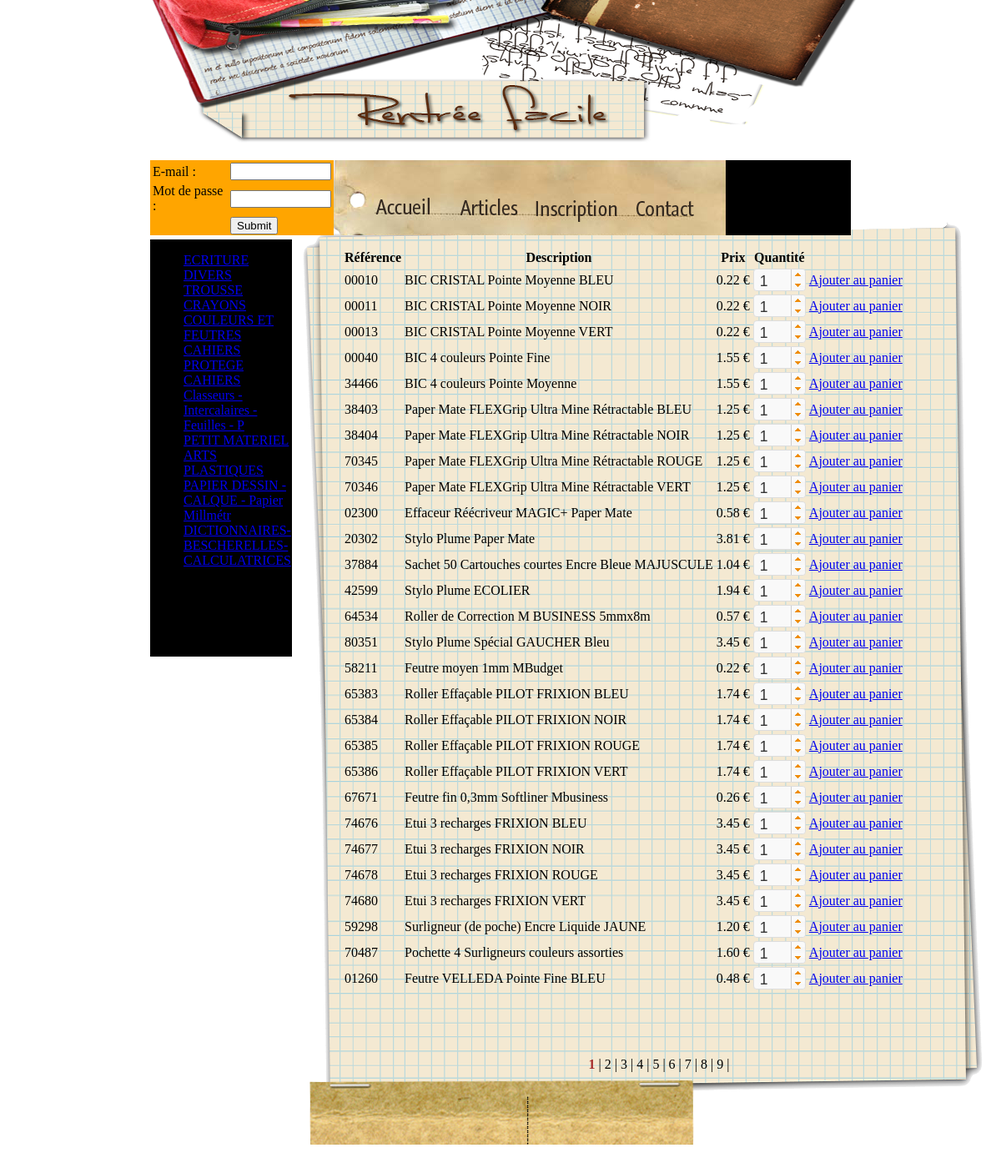
/web/fournitures/index.php, run on the app's committed database.
### tables this page shows
CREATE TABLE Materiel(
	ref_mat VARCHAR(20) NOT NULL,
	desc_mat VARCHAR(50),
	prix_mat numeric(5,2),
	id_scat INT NOT NULL,
	PRIMARY KEY (ref_mat),
	FOREIGN KEY (id_scat) REFERENCES Sous_categorie (id_scat)
);

### inc/data.inc.php (called while the page is built, shortened)
<?php
require_once(INC.'/header.inc.php');
require_once(INC.'/url.inc.php');
require_once(LIB.'/lib_db.class.php');
?>

### lib/lib_db.class.php (called while the page is built, shortened)
<?php
class DB_connection
{
	private $_connection;
	private $_result;
	public function DB_connection()
	{
		$this->_hostname = HOST;
		$this->_username = USER;
		$this->_password = PASS;
		$this->_database = DB;
		$this->_connection = @mysqli_connect($this->_hostname, $this->_username, $this->_password, $this->_database) or die ("Erreur de connexion &acirc; la base. ".mysql_error());
	}
	public function DB_query($requete)
	{
		$this->_result = @mysqli_query($this->_connection, $requete) or die ("Probl&egrave;me dans l'ex&eacute;cution de la requ&ecirc;te : $requete. ".mysql_error());
		return $this->_result;
	}
	public function DB_object()
	{
		$this->_row = @mysqli_fetch_object($this->_result);
		return $this->_row;
	}
	public function DB_count()
	{
		$this->_row = @mysqli_num_rows($this->_result);
		return $this->_row;
	}
}
?>

### inc/url.inc.php (called while the page is built)
<?php
function recuperer_url()
{
    $url=explode('/', $_SERVER['REQUEST_URI']);
	return $url;
}
?>

### lib/lib_fournitures.php (the view, shortened to what this page needs)
<?php
function afficherFournitures($rubrique="", $srubrique="", $recherche="")
{
	if(!empty($recherche))
	{
		$requete = 'SELECT ref_mat, desc_mat, prix_mat FROM Materiel WHERE desc_mat LIKE \'%'.$recherche.'%\'';
	}
	else
	{
		$requete = 'SELECT m.ref_mat, m.desc_mat, m.prix_mat, sc.categorie, sc.scat FROM Materiel as m, Sous_categorie as sc WHERE m.id_scat = sc.id_scat';
	}
	$db = new DB_connection();
	$db->DB_query($requete);
	$nb_elems = 28;
	$nb_pages = ceil($db->DB_count() / $nb_elems);
	if(!empty($_GET["page"]))
	{
		$page = intval($_GET["page"]);
		if($_GET["page"] > $nb_pages || $_GET["page"] < 1)
			$page = 1;
	}
	else
		$page = 1;
	$debut = ($page - 1) * $nb_elems;
	$requete .= ' LIMIT '.$debut.', '.$nb_elems.'';
	$db->DB_query($requete);
	echo "<div id=\"produits\">";
	if($db->DB_count() > 0)
	{
		echo "<table>
				<tr>
					<th>Référence</th>
					<th>Description</th>
					<th>Prix</th>
					<th>Quantité</th>
					<th></th>
				</tr>";
		while($mat = $db->DB_object())
		{
			echo "<tr>
					<td>".$mat->ref_mat."</td>
					<td>".$mat->desc_mat."</td>
					<td>".$mat->prix_mat." €</td>
					<td><input class=\"spinner\" id=\".$mat->ref_mat.\" name=\".$mat->ref_mat.\" value=\"1\" size=\"1\" min=\"1\" max=\"999\" onchange=\"getQte()\"></td>
					<td><a href=\"index.php?page=".$page."&amp;ref=".$mat->ref_mat."&amp;qte=".$mat->ref_mat."\">Ajouter au panier</td>
				</tr>";
		}
		echo "</table>";
	}
	echo "</div>";
	echo "<div id=\"pages\">";
	$chemin = explode('/', recuperer_url()[4])[0];
	$script = explode('?', $chemin)[0];
	for($i=1; $i <= $nb_pages; ++$i)
	{
		if($page == $i)
			echo "<span style=\"font-weight:bold; color:brown\">".$i."</span> | ";
		else
		{
			if(aucun_arg($chemin))
				echo "<a href=".formater_url($script, urlencode($rubrique), urlencode($srubrique), urlencode($recherche))."?page=".$i.">".$i."</a>";
			else
				echo "<a href=".formater_url($script, urlencode($rubrique), urlencode($srubrique), urlencode($recherche))."&amp;page=".$i.">".$i."</a>";
			echo " | ";
		}
	}
	echo "</div>";
}
function aucun_arg($url)
{
	if(!isset($_GET["cat"]) && !isset($_GET["scat"]) && !isset($_GET["find"]))
		return true;
	else
		return false;
}
function formater_url($script, $cat, $scat, $find)
{
	$str = $script;
	return $str;
}
?>

### inc/header.inc.php (shortened to what this page needs)
<!DOCTYPE html PUBLIC "-//W3C//DTD XHTML 1.1//EN" "http://www.w3.org/TR/xhtml11/DTD/xhtml11.dtd">
<html xmlns="http://www.w3.org/1999/xhtml" xml:lang="fr">
<head>
	<link rel="stylesheet" href="../../js/jquery-ui.css">
	<link rel="stylesheet" href="../../css/style.css">
	<link rel="stylesheet" href="../../js/fancybox/source/jquery.fancybox.css">
	<link rel="stylesheet" href="../../css/progress.bar.css">
</head>

### web/fournitures/index.php (shortened to what this page needs)
<?php
require_once('../../inc/data.inc.php');
require_once(LIB.'/lib_fournitures.php');
?>
<body id="back">
	<div id="banner">
	</div>
	<div class="menu">
		<div id="connexion">
			<?php
			require_once("../connexion/login.php");
			?>
		<div id="menu">
			<div id="menu1">
				<a href="../"><img src="../../img/menu/acceuil.png"></a>
				<a href="../fournitures/"><img src="../../img/menu/article.png"></a>
				<a href="../inscription/"><img src="../../img/menu/inscription.png"></a>
				<a href="../contact/"><img src="../../img/menu/contact.png"></a>
			</div>
		</div>
		<div id="panier">
		</div>
	<div class="corps">
		<div id="categories">
			<?php
				$db = new DB_connection();
				$requete = "SELECT DISTINCT(categorie) FROM sous_categorie";
				$db->DB_query($requete);
				echo "<ul>";
				while($rub = $db->DB_object())
				{
					echo "<li><a href=\"index.php?cat=".urlencode($rub->categorie)."\">".$rub->categorie."</a></li>";
				}
				echo "</ul>";
			?>
		</div>
		<div id="page">
		<?php
			if(!empty($_GET["find"]))
			{
				afficherFournitures("", "", htmlSpecialChars($_GET["find"]));
			}
			else
			{
				afficherFournitures();
			}
		?>
		</div>
	</div>
<?php
require_once(INC.'/footer.inc.php');
?>

### web/connexion/login.php (shortened to what this page needs)
<?php
require_once('../../inc/data.inc.php');
require_once(LIB.'/lib_form_connexion.php');
?>
	<body>
	<?php
	if(!isset($_POST['connexion']))
	{
		connexion();
	}
	?>
	</body>
</html>

### lib/lib_form_connexion.php (shortened to what this page needs)
<?php
function connexion()
{
	?>
	<?php
	if(!isset($_SESSION['email']) && !isset($_SESSION['password']))
	{
	?>
		<form method="post" action="../connexion/login.php">
			<table>
				<tr>
					<td>E-mail : </td>
					<td><input type="text" size="12" name="email"/></td>
				</tr>
				<tr>
					<td>Mot de passe : </td>
					<td><input type="password" size="12" name="pass"/></td>
				</tr>
				<tr>
					<td></td>
					<td><input id="conbt" type="submit" name="connexion"></td>
				</tr>
			</table>
		</form>
	<?php
	}
	else
	{
		echo "<table><tr><td>Bienvenue, ".$_SESSION['email'];"</td></tr>";
		echo "<tr><td><a href=\"../deconnexion/logout.php\"/>Se d&eacute;connecter</a></td></tr></table>";
		$isLogged = 1;
	}
}
?>

### inc/footer.inc.php
		<div class="footer">
			<div id="footer">
				<div id="gauche">
				</div>
				<div id="droit">
				</div>
			</div>
		</div>
	</body>
</html>

### css/style.css (style rules this page uses)
body { background-image:url(../img/background.png) ; margin:0px 15% 10px 15%; }
#banner { width:901px; height:200px; margin-left:auto; margin-right:auto; margin-top:-8px; background-image:url(../img/entete2.png); background-repeat:no-repeat; }
#pages { text-align:center; }
#pages a:link, #pages a:visited { color:black; text-decoration:none; }
.menu { width:840px; height:90px; margin-left:auto; margin-right:auto; }
#connexion { width:220px; height:90px; float:left; background-color:orange; }
#menu { position:absolute; background-image:url(../img/menu/fondmenu.png); background-repeat:repeat-y; width:470px; min-height:90px; margin-top:0px; margin-left:220px; }
#menu1 { margin-top:35px; margin-left:33px; }
#panier { width:150px; height:90px; float:right; background-color:black; }
.corps { position:above; width:1000px; height:1070px; margin-left:auto; margin-right:auto; margin-top:-25px; }
#categories { position:absolute; background-color:black; margin-top:20px; overflow:hidden; width:170px; height:500px; margin-top:30px; }
#categories ul { list-style-type:none; }
#page { background-image:url(../img/corps2.png); background-repeat:no-repeat; word-wrap:break-word; padding-top:40px; padding-left:50px; padding-right:10px; margin-left:180px; height:1030px; }
#produits { min-height:970px; }
.footer { width:470px; min-height:160px; background-repeat:no-repeat; margin-left:auto; margin-right:auto; margin-top:-35px; }
#footer { position:absolute; width:470px; max-height:80px; background-image:url(../img/footer.png); background-repeat:non-repeat; }
#gauche { margin-left:10px; margin-top:15px; width:250px; float:left; min-height:135px; }
#droit { margin-right:5px; margin-top:15px; width:195px; float:right; min-height:135px; }

### data on the page
materiel: ref_mat "00010", desc_mat "BIC CRISTAL Pointe Moyenne BLEU", prix_mat "0.22"
materiel: ref_mat "00011", desc_mat "BIC CRISTAL Pointe Moyenne NOIR", prix_mat "0.22"
materiel: ref_mat "00013", desc_mat "BIC CRISTAL Pointe Moyenne VERT", prix_mat "0.22"
materiel: ref_mat "00040", desc_mat "BIC 4 couleurs Pointe Fine", prix_mat "1.55"
materiel: ref_mat "34466", desc_mat "BIC 4 couleurs Pointe Moyenne", prix_mat "1.55"
materiel: ref_mat "38403", desc_mat "Paper Mate FLEXGrip Ultra Mine Rétractable BLEU", prix_mat "1.25"
materiel: ref_mat "38404", desc_mat "Paper Mate FLEXGrip Ultra Mine Rétractable NOIR", prix_mat "1.25"
materiel: ref_mat "70345", desc_mat "Paper Mate FLEXGrip Ultra Mine Rétractable ROUGE", prix_mat "1.25"
materiel: ref_mat "70346", desc_mat "Paper Mate FLEXGrip Ultra Mine Rétractable VERT", prix_mat "1.25"
materiel: ref_mat "02300", desc_mat "Effaceur Réécriveur MAGIC+ Paper Mate", prix_mat "0.58"
materiel: ref_mat "20302", desc_mat "Stylo Plume Paper Mate", prix_mat "3.81"
materiel: ref_mat "37884", desc_mat "Sachet 50 Cartouches courtes Encre Bleue MAJUSCULE", prix_mat "1.04"
materiel: ref_mat "42599", desc_mat "Stylo Plume ECOLIER", prix_mat "1.94"
materiel: ref_mat "64534", desc_mat "Roller de Correction M BUSINESS 5mmx8m", prix_mat "0.57"
materiel: ref_mat "80351", desc_mat "Stylo Plume Spécial GAUCHER Bleu", prix_mat "3.45"
materiel: ref_mat "58211", desc_mat "Feutre moyen 1mm MBudget", prix_mat "0.22"
materiel: ref_mat "65383", desc_mat "Roller Effaçable PILOT FRIXION BLEU", prix_mat "1.74"
materiel: ref_mat "65384", desc_mat "Roller Effaçable PILOT FRIXION NOIR", prix_mat "1.74"
materiel: ref_mat "65385", desc_mat "Roller Effaçable PILOT FRIXION ROUGE", prix_mat "1.74"
materiel: ref_mat "65386", desc_mat "Roller Effaçable PILOT FRIXION VERT", prix_mat "1.74"
materiel: ref_mat "67671", desc_mat "Feutre fin 0,3mm Softliner Mbusiness", prix_mat "0.26"
materiel: ref_mat "74676", desc_mat "Etui 3 recharges FRIXION BLEU", prix_mat "3.45"
materiel: ref_mat "74677", desc_mat "Etui 3 recharges FRIXION NOIR", prix_mat "3.45"
materiel: ref_mat "74678", desc_mat "Etui 3 recharges FRIXION ROUGE", prix_mat "3.45"
materiel: ref_mat "74680", desc_mat "Etui 3 recharges FRIXION VERT", prix_mat "3.45"
materiel: ref_mat "59298", desc_mat "Surligneur (de poche) Encre Liquide JAUNE", prix_mat "1.20"
materiel: ref_mat "70487", desc_mat "Pochette 4 Surligneurs couleurs assorties", prix_mat "1.60"
materiel: ref_mat "01260", desc_mat "Feutre VELLEDA Pointe Fine BLEU", prix_mat "0.48"

### other printed values
$rub->categorie "ECRITURE"
$rub->categorie "DIVERS TROUSSE"
$rub->categorie "CRAYONS COULEURS ET FEUTRES"
$rub->categorie "CAHIERS"
$rub->categorie "PROTEGE CAHIERS"
$rub->categorie "Classeurs - Intercalaires - Feuilles - P"
$rub->categorie "PETIT MATERIEL"
$rub->categorie "ARTS PLASTIQUES"
$rub->categorie "PAPIER DESSIN - CALQUE - Papier Millmétr"
$rub->categorie "DICTIONNAIRES-BESCHERELLES-CALCULATRICES"
